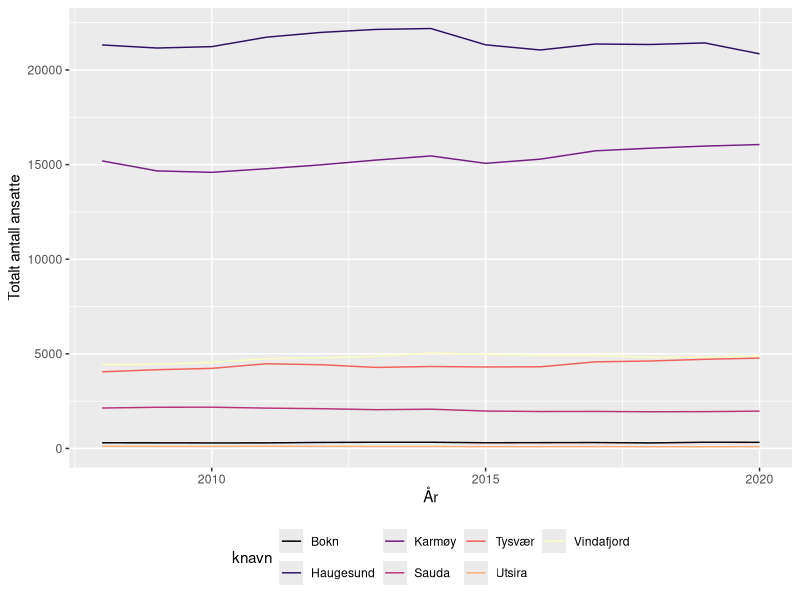
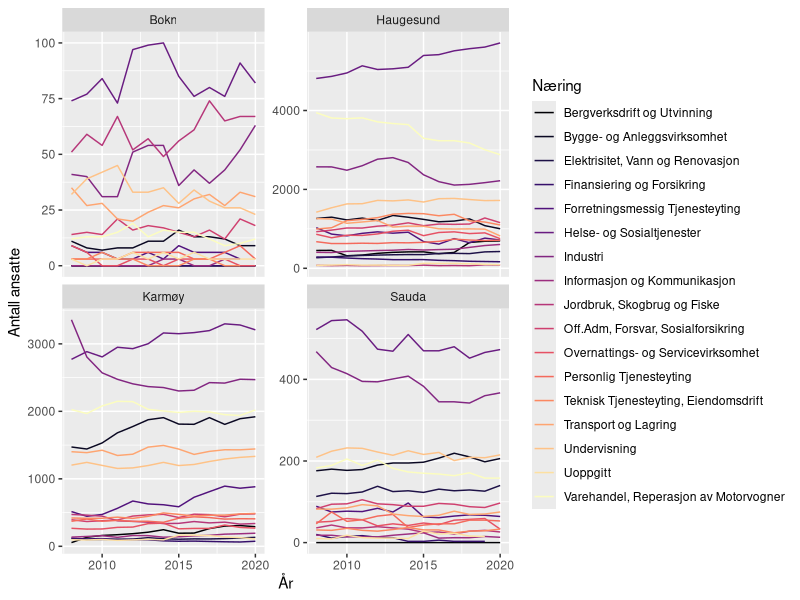

R code for these plots, in order:
## ---- chunk 1
library(readr)
library(ggplot2)
library(knitr)
library(viridis)
library(tidyverse)
library(lubridate)
## ---- chunk 2
syssel_arb <- read_csv("Data/syssel_arb.csv")
haugalandet_arb <- read_csv("Data/haugalandet_arb.csv")
sunhordland_arb <- read_csv("Data/sunhordland_arb.csv")
hardanger_arb <- read_csv("Data/hardanger_arb.csv")
syssel_bos <- read_csv("Data/syssel_bos.csv")
haugalandet_bos <- read_csv("Data/haugalandet_bos.csv")
sunhordland_bos <- read_csv("Data/sunhordland_bos.csv")
hardanger_bos <- read_csv("Data/hardanger_bos.csv")
## ---- chunk 3
haugalandet_arb %>% 
  # gjør om aar til Date object for å få finere verdier på x-aksen
ggplot(mapping = aes(x = as.Date(paste0(aar, "-01-01")), y = `Alle Næringer`)) +
  scale_color_viridis(discrete = TRUE, option = "A") +
  labs(x = "År", y = "Totalt antall ansatte") +
  geom_line(mapping = aes(group = knavn, colour = knavn)) +
  theme(legend.position = 'bottom')
## ---- chunk 4
# we have to go long first
haugalandet_arb_long <- haugalandet_arb %>%
  pivot_longer(
    cols = `Jordbruk, Skogbrug og Fiske`:Uoppgitt,
    names_to = "Næring",
    values_to = "Ansatte"
  )
## ---- chunk 5
haugalandet_arb_long %>% 
  filter(knavn %in% c("Bokn", "Haugesund", "Karmøy", "Sauda")) %>% 
  ggplot(mapping = aes(x = as.Date(paste0(aar, "-01-01")), y = Ansatte)) +
  scale_color_viridis(discrete = TRUE, option = "A") +
  labs(x = "År", y = "Antall ansatte") +
  geom_line(mapping = aes(group = Næring, colour = Næring)) +
  facet_wrap(facets = ~ knavn, scales = "free_y", ncol = 2) +
  theme(legend.position = 'right')
